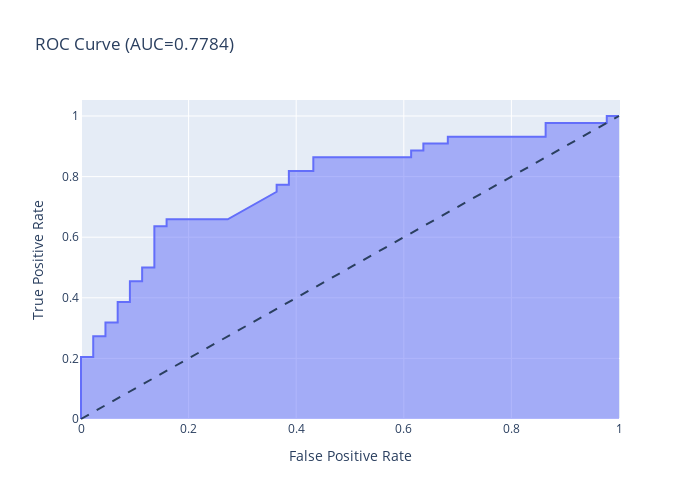
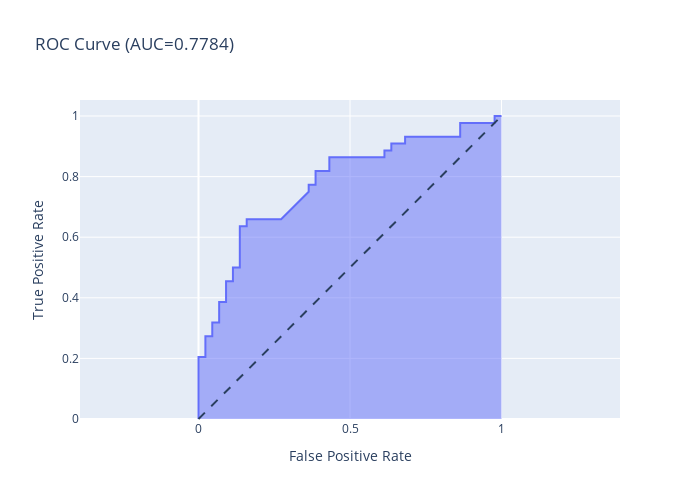
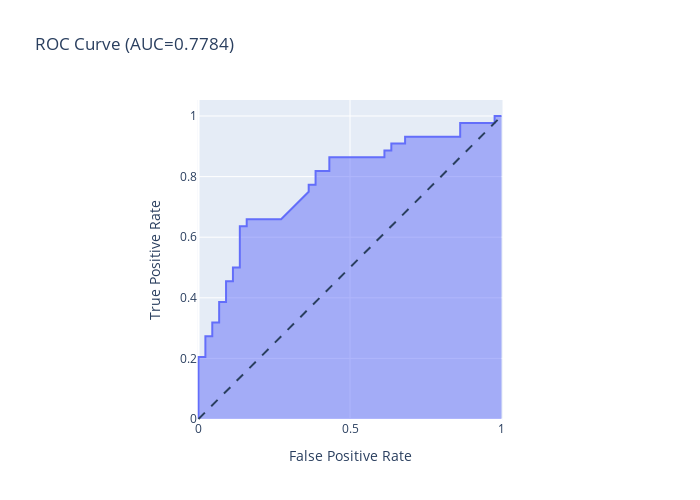
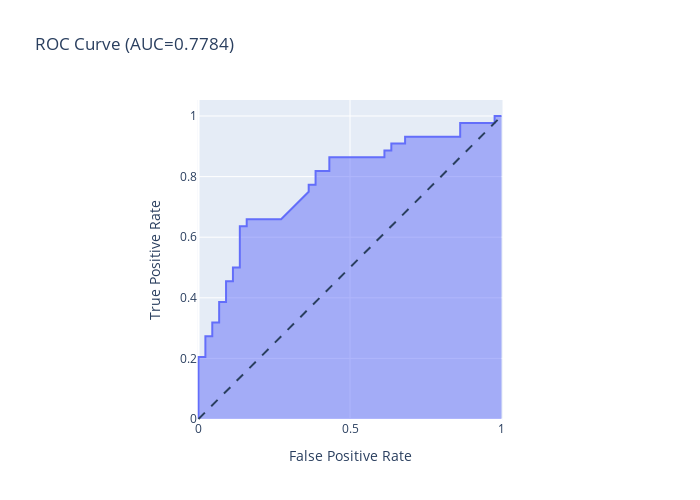

Here is the notebook cell these charts were saved with, in order:
### Markdown cell above
#### 3.3.1: SVM

### Code cell
y_score = model1.predict_proba(x_test)[:, 1]
fpr, tpr, thresholds = roc_curve(y_test, y_score)

fig = px.area(
    x=fpr, y=tpr,
    title=f'ROC Curve (AUC={auc(fpr, tpr):.4f})',
    labels=dict(x='False Positive Rate', y='True Positive Rate'),
    width=700, height=500
)
fig.add_shape(
    type='line', line=dict(dash='dash'),
    x0=0, x1=1, y0=0, y1=1
)

fig.update_yaxes(scaleanchor="x", scaleratio=1)
fig.update_xaxes(constrain='domain')
fig.show()

#=====================================

precision, recall, thresholds = precision_recall_curve(y_test, y_score)

fig = px.area(
    x=recall, y=precision,
    title=f'Precision-Recall Curve (AUC={auc(fpr, tpr):.4f})',
    labels=dict(x='Recall', y='Precision'),
    width=700, height=500
)
fig.add_shape(
    type='line', line=dict(dash='dash'),
    x0=0, x1=1, y0=1, y1=0
)
fig.update_yaxes(scaleanchor="x", scaleratio=1)
fig.update_xaxes(constrain='domain')

fig.show()

### Figure 1 — Plotly figure (JSON) as saved in the notebook; plotly's stock layout.template omitted (floating-point values rounded to 4 significant figures)
{"data": [{"hovertemplate": "False Positive Rate=%{x}<br>True Positive Rate=%{y}<extra></extra>", "legendgroup": "", "line": {"color": "#636efa"}, "marker": {"symbol": "circle"}, "mode": "lines", "name": "", "orientation": "v", "showlegend": false, "stackgroup": "1", "type": "scatter", "x": [0, 0, 0, 0.02273, 0.02273, 0.04545, 0.04545, 0.06818, 0.06818, 0.09091, 0.09091, 0.1136, 0.1136, 0.1364, 0.1364, 0.1591, 0.1591, 0.2727, 0.3636, 0.3636, 0.3864, 0.3864, 0.4318, 0.4318, 0.6136, 0.6136, 0.6364, 0.6364, 0.6818, 0.6818, 0.8636, 0.8636, 0.9773, 0.9773, 1], "xaxis": "x", "y": [0, 0.02273, 0.2045, 0.2045, 0.2727, 0.2727, 0.3182, 0.3182, 0.3864, 0.3864, 0.4545, 0.4545, 0.5, 0.5, 0.6364, 0.6364, 0.6591, 0.6591, 0.75, 0.7727, 0.7727, 0.8182, 0.8182, 0.8636, 0.8636, 0.8864, 0.8864, 0.9091, 0.9091, 0.9318, 0.9318, 0.9773, 0.9773, 1, 1], "yaxis": "y"}], "layout": {"height": 500, "legend": {"tracegroupgap": 0}, "shapes": [{"line": {"dash": "dash"}, "type": "line", "x0": 0, "x1": 1, "y0": 0, "y1": 1}], "title": {"text": "ROC Curve (AUC=0.7784)"}, "width": 700, "xaxis": {"anchor": "y", "domain": [0, 1], "title": {"text": "False Positive Rate"}}, "yaxis": {"anchor": "x", "domain": [0, 1], "title": {"text": "True Positive Rate"}}}}

### Figure 2 — Plotly figure (JSON) as saved in the notebook; plotly's stock layout.template omitted (floating-point values rounded to 4 significant figures)
{"data": [{"hovertemplate": "False Positive Rate=%{x}<br>True Positive Rate=%{y}<extra></extra>", "legendgroup": "", "line": {"color": "#636efa"}, "marker": {"symbol": "circle"}, "mode": "lines", "name": "", "orientation": "v", "showlegend": false, "stackgroup": "1", "type": "scatter", "x": [0, 0, 0, 0.02273, 0.02273, 0.04545, 0.04545, 0.06818, 0.06818, 0.09091, 0.09091, 0.1136, 0.1136, 0.1364, 0.1364, 0.1591, 0.1591, 0.2727, 0.3636, 0.3636, 0.3864, 0.3864, 0.4318, 0.4318, 0.6136, 0.6136, 0.6364, 0.6364, 0.6818, 0.6818, 0.8636, 0.8636, 0.9773, 0.9773, 1], "xaxis": "x", "y": [0, 0.02273, 0.2045, 0.2045, 0.2727, 0.2727, 0.3182, 0.3182, 0.3864, 0.3864, 0.4545, 0.4545, 0.5, 0.5, 0.6364, 0.6364, 0.6591, 0.6591, 0.75, 0.7727, 0.7727, 0.8182, 0.8182, 0.8636, 0.8636, 0.8864, 0.8864, 0.9091, 0.9091, 0.9318, 0.9318, 0.9773, 0.9773, 1, 1], "yaxis": "y"}], "layout": {"height": 500, "legend": {"tracegroupgap": 0}, "shapes": [{"line": {"dash": "dash"}, "type": "line", "x0": 0, "x1": 1, "y0": 0, "y1": 1}], "title": {"text": "ROC Curve (AUC=0.7784)"}, "width": 700, "xaxis": {"anchor": "y", "domain": [0, 1], "title": {"text": "False Positive Rate"}}, "yaxis": {"anchor": "x", "domain": [0, 1], "scaleanchor": "x", "scaleratio": 1, "title": {"text": "True Positive Rate"}}}}

### Figure 3 — Plotly figure (JSON) as saved in the notebook; plotly's stock layout.template omitted (floating-point values rounded to 4 significant figures)
{"data": [{"hovertemplate": "False Positive Rate=%{x}<br>True Positive Rate=%{y}<extra></extra>", "legendgroup": "", "line": {"color": "#636efa"}, "marker": {"symbol": "circle"}, "mode": "lines", "name": "", "orientation": "v", "showlegend": false, "stackgroup": "1", "type": "scatter", "x": [0, 0, 0, 0.02273, 0.02273, 0.04545, 0.04545, 0.06818, 0.06818, 0.09091, 0.09091, 0.1136, 0.1136, 0.1364, 0.1364, 0.1591, 0.1591, 0.2727, 0.3636, 0.3636, 0.3864, 0.3864, 0.4318, 0.4318, 0.6136, 0.6136, 0.6364, 0.6364, 0.6818, 0.6818, 0.8636, 0.8636, 0.9773, 0.9773, 1], "xaxis": "x", "y": [0, 0.02273, 0.2045, 0.2045, 0.2727, 0.2727, 0.3182, 0.3182, 0.3864, 0.3864, 0.4545, 0.4545, 0.5, 0.5, 0.6364, 0.6364, 0.6591, 0.6591, 0.75, 0.7727, 0.7727, 0.8182, 0.8182, 0.8636, 0.8636, 0.8864, 0.8864, 0.9091, 0.9091, 0.9318, 0.9318, 0.9773, 0.9773, 1, 1], "yaxis": "y"}], "layout": {"height": 500, "legend": {"tracegroupgap": 0}, "shapes": [{"line": {"dash": "dash"}, "type": "line", "x0": 0, "x1": 1, "y0": 0, "y1": 1}], "title": {"text": "ROC Curve (AUC=0.7784)"}, "width": 700, "xaxis": {"anchor": "y", "constrain": "domain", "domain": [0, 1], "title": {"text": "False Positive Rate"}}, "yaxis": {"anchor": "x", "domain": [0, 1], "scaleanchor": "x", "scaleratio": 1, "title": {"text": "True Positive Rate"}}}}

### Figure 4 — Plotly figure (JSON) as saved in the notebook; plotly's stock layout.template omitted (floating-point values rounded to 4 significant figures)
{"data": [{"hovertemplate": "False Positive Rate=%{x}<br>True Positive Rate=%{y}<extra></extra>", "legendgroup": "", "line": {"color": "#636efa"}, "marker": {"symbol": "circle"}, "mode": "lines", "name": "", "orientation": "v", "showlegend": false, "stackgroup": "1", "type": "scatter", "x": [0, 0, 0, 0.02273, 0.02273, 0.04545, 0.04545, 0.06818, 0.06818, 0.09091, 0.09091, 0.1136, 0.1136, 0.1364, 0.1364, 0.1591, 0.1591, 0.2727, 0.3636, 0.3636, 0.3864, 0.3864, 0.4318, 0.4318, 0.6136, 0.6136, 0.6364, 0.6364, 0.6818, 0.6818, 0.8636, 0.8636, 0.9773, 0.9773, 1], "xaxis": "x", "y": [0, 0.02273, 0.2045, 0.2045, 0.2727, 0.2727, 0.3182, 0.3182, 0.3864, 0.3864, 0.4545, 0.4545, 0.5, 0.5, 0.6364, 0.6364, 0.6591, 0.6591, 0.75, 0.7727, 0.7727, 0.8182, 0.8182, 0.8636, 0.8636, 0.8864, 0.8864, 0.9091, 0.9091, 0.9318, 0.9318, 0.9773, 0.9773, 1, 1], "yaxis": "y"}], "layout": {"height": 500, "legend": {"tracegroupgap": 0}, "shapes": [{"line": {"dash": "dash"}, "type": "line", "x0": 0, "x1": 1, "y0": 0, "y1": 1}], "title": {"text": "ROC Curve (AUC=0.7784)"}, "width": 700, "xaxis": {"anchor": "y", "constrain": "domain", "domain": [0, 1], "title": {"text": "False Positive Rate"}}, "yaxis": {"anchor": "x", "domain": [0, 1], "scaleanchor": "x", "scaleratio": 1, "title": {"text": "True Positive Rate"}}}}
